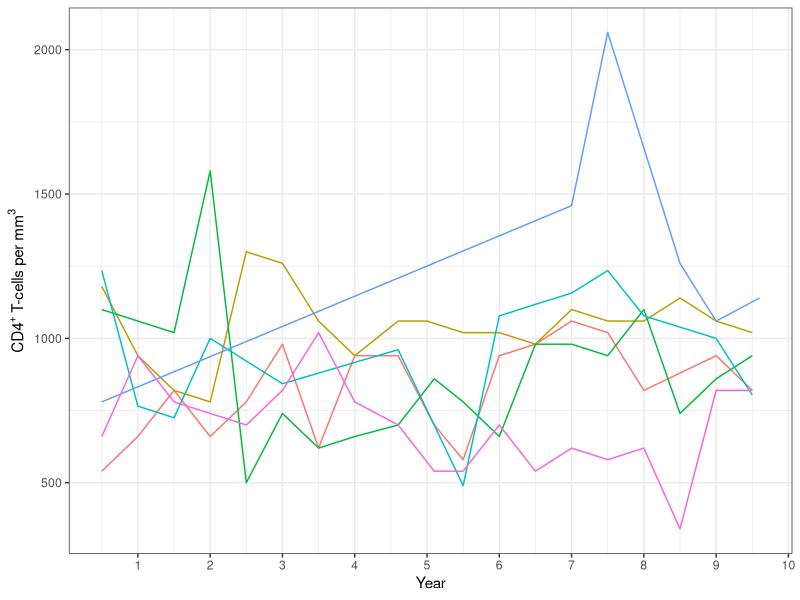
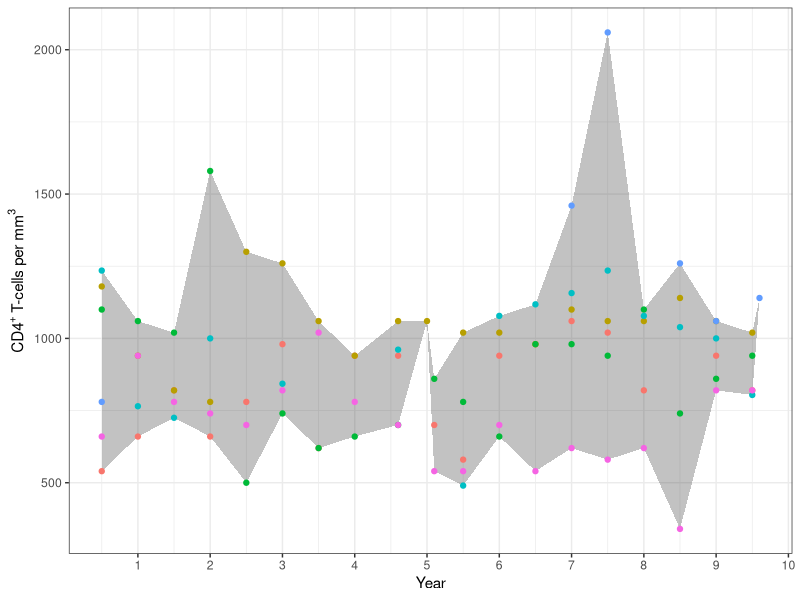
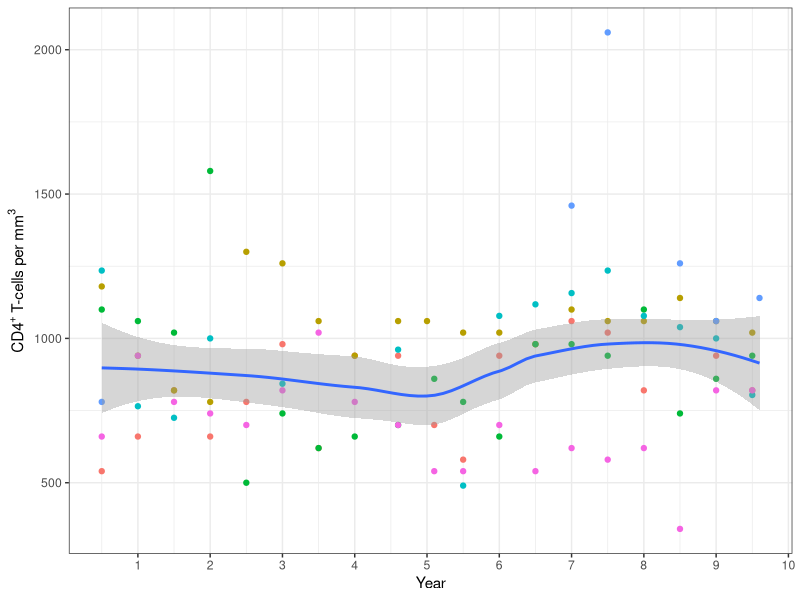
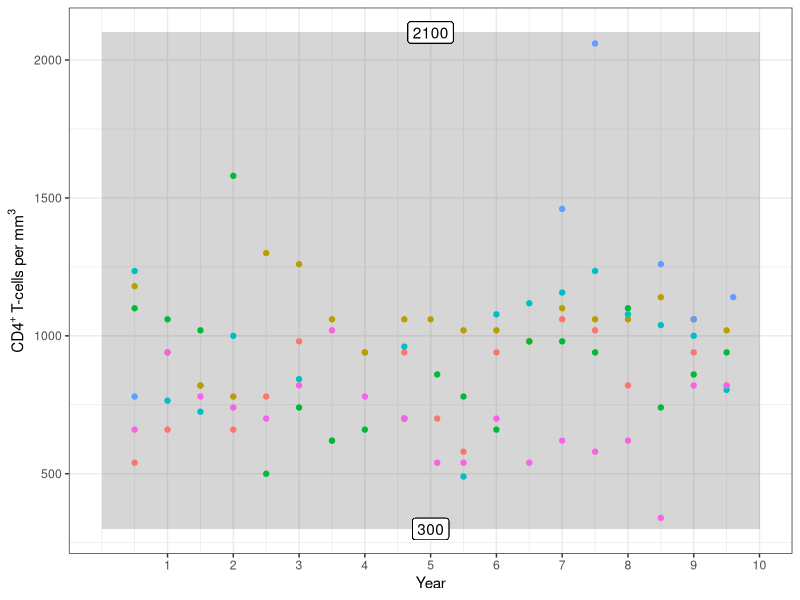
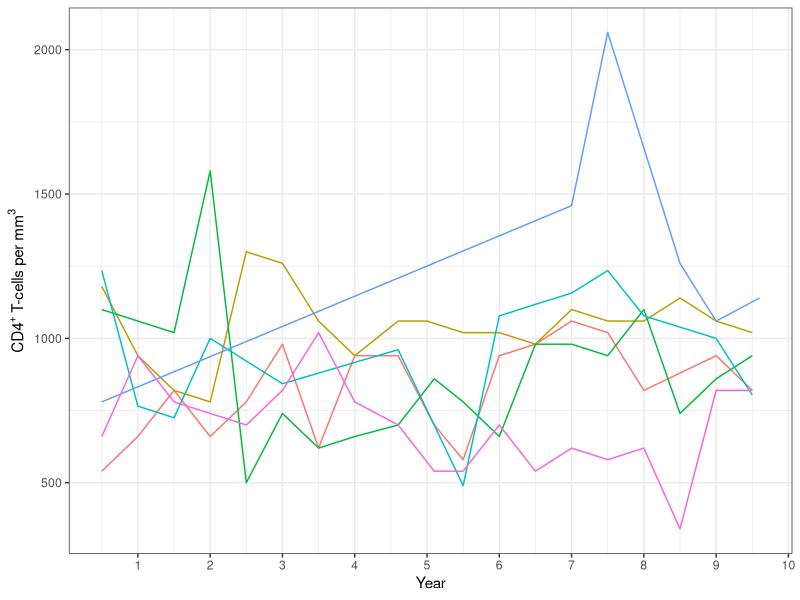
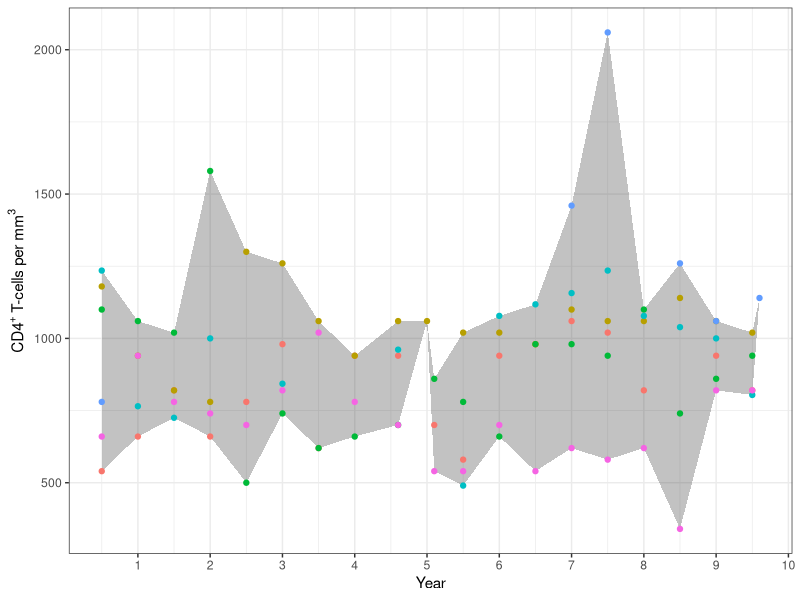
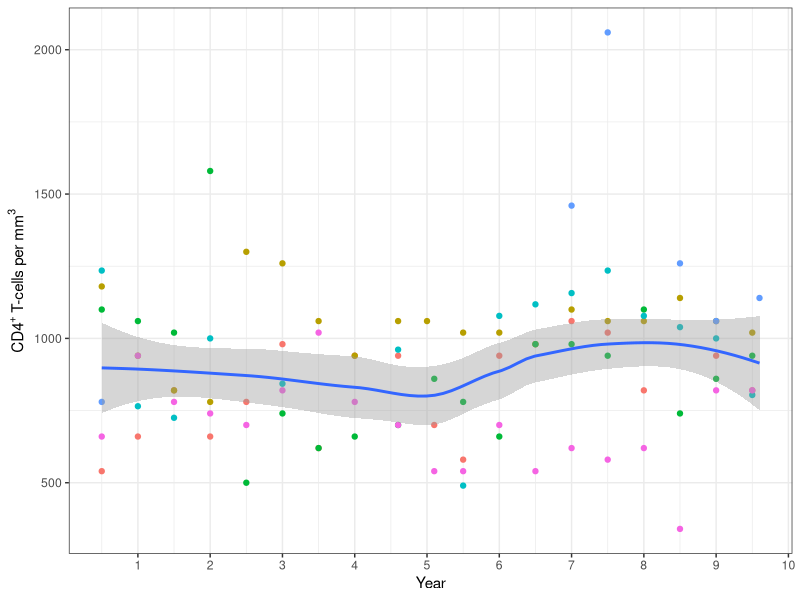
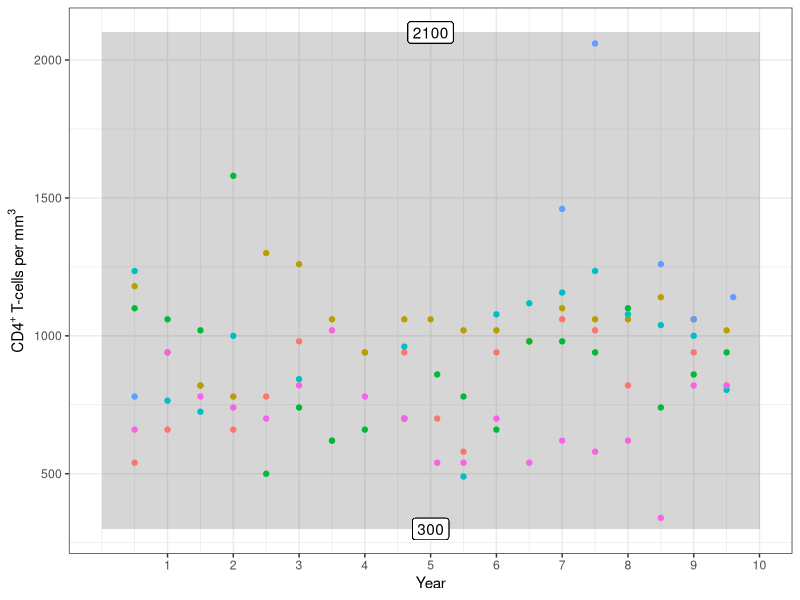

These figures' R source, in order:
## Perelson AS, Kirschner DE, De Boer R. Dynamics of HIV infection of CD4+ T
## cells. Math Biosci. 1993 Mar;114(1):81-125.
## doi: 10.1016/0025-5564(93)90043-a. PMID: 8096155.
##
## Note these notation changes compared to the paper:
## Paper | Here | Meaning
## ------+------+--------
## T*    | T_li | Latently infected CD4+ T cells.
## T**   | T_ai | Actively infected CD4+ T cells.

library(deSolve)
library(lhs)
library(plyr) # round_any
library(tidyverse)
theme_set(theme_bw())
library(abind)

initial_values <- c( # Table 1, page 88.
    T = 1e3,  # mm^{-3}, Uninfected CD4+ cells.
    T_li = 0, # mm^{-3}, Latently infected CD4+ cells.
    T_ai = 0, # mm^{-3}, Actively infected CD4+ cells.
    V = 1e-3  # mm^{-3}, HIV cells.
)
VARIES <- 774
parameters <- c( # Table 1, page 88.
    s = 10,   # day^{-1}mm^{-3}, Rate of supply of CD4+ cells from precursors.
    r = 0.03, # day^{-1}, Rate of growth for the CD4+ cells.
    T_max = 1.5e3, # mm^{-3}, Maximum CD4+ cells.
    mu_T = 0.02,   # day^{-1}, Death rate of uninfected and latently CD4+ cells.
    mu_b = 0.24,   # day^{-1}, Death rate of actively infected CD4+ cells.
    mu_V = 2.4,    # day^{-1}, Death rate of free virus.
    k_1 = 2.4e-5,  # mm^{3}day^{-1}, Rate constant for CD4+ becoming infected.
    k_2 = 3e-3,    # day^{-1}, Rate latently to actively infected conversion.
    N = VARIES     # Number of free virus produced by lysing a CD4+ cell.
)
times <- seq(0, 10, by = 0.01) * 365 # years converted to days.

## Model 1: constant 's'.
hiv_s_const <- function(t, initial_values, parameters) {
    ## Conveniently access members by name by constructing an environment from
    ## the data using with() and as.list() as shown in the deSolve package
    ## vignette of the Lorenz equation.
    with(as.list(c(initial_values, parameters)), {
        ## Rates of change (equations 5a-5d, page 87).
        dT.dt <- s - mu_T*T + r*T*(1 - (T + T_li + T_ai)/T_max) - k_1*V*T
        dT_li.dt <- k_1*V*T - mu_T*T_li - k_2*T_li
        dT_ai.dt <- k_2*T_li - mu_b*T_ai
        dV.dt <- N*mu_b*T_ai - k_1*V*T - mu_V*V
        ## Return the rates of change.
        list(c(dT.dt, dT_li.dt, dT_ai.dt, dV.dt))
    })
}

## Read in the raw experimental data.
df_exp <-
    read_csv("../data/pantaleo1995-figure1.csv", col_types = "cdd")

## Visualize the raw data.
gg_style <- function(gg) {
    gg +
        scale_x_continuous(breaks = 1:10) +
        labs(x = "Year",
             y = expression(CD4^"+" ~ "T-cells" ~ per ~ mm^3)) +
        guides(color = "none")
}

gg_style(
    df_exp %>%
    ggplot(aes(x = year, y = cd4_cells_per_mm3, group = group, color = group)) +
    geom_line()
)

scale <- 0.5
width <- 13.33 * scale
height <- 6.06 * scale
ggsave("../results/hiv-raw.pdf", width = width, height = height)

## Visualize the range.
gg_style(
    df_exp %>%
    group_by(year) %>%
    reframe(cd4 = range(cd4_cells_per_mm3)) %>%
    group_by(year) %>%
    mutate(boundary = c("lower", "upper")[row_number()]) %>%
    pivot_wider(id_cols = year, names_from = boundary, values_from = cd4) %>%
    ggplot(aes(x = year)) +
    geom_ribbon(alpha = 0.3, aes(ymin = lower, ymax = upper)) +
    geom_point(data = df_exp, aes(y = cd4_cells_per_mm3, color = group))
)

ggsave("../results/hiv-range.pdf", width = width, height = height)

## Visualize the smoothing function.
gg_style(
    df_exp %>%
    ggplot(aes(x = year, y = cd4_cells_per_mm3)) +
    geom_point(aes(color = group)) +
    geom_smooth()
)

ggsave("../results/hiv-smooth.pdf", width = width, height = height)

## Set the experimental data boundaries.
cd4 <-
    df_exp %>%
    pull(cd4_cells_per_mm3) %>%
    range()
accuracy <- 100
cd4[1] <- round_any(cd4[1], accuracy = accuracy, f = floor)
cd4[2] <- round_any(cd4[2], accuracy = accuracy, f = ceiling)
df_boundaries <-
    tibble(year = 0:10,
           lower = cd4[1],
           upper = cd4[2])
gg_style(
    df_boundaries %>%
    ggplot(aes(x = year)) +
    geom_ribbon(alpha = 0.2, aes(ymin = lower, ymax = upper)) +
    geom_point(data = df_exp, aes(y = cd4_cells_per_mm3, color = group)) +
    geom_label(aes(y = lower, label = lower, x = mean(year))) +
    geom_label(aes(y = upper, label = upper, x = mean(year)))
)

ggsave("../results/hiv-boundaries.pdf", width = width, height = height)

## Calibration adjustment function: Alternative Density Subtraction (ADS).
##
## Joslyn LR, Kirschner DE, Linderman JJ. CaliPro: A Calibration Protocol That
## Utilizes Parameter Density Estimation to Explore Parameter Space and
## Calibrate Complex Biological Models. Cell Mol Bioeng. 2020 Sep
## 15;14(1):31-47. doi: 10.1007/s12195-020-00650-z
ads <- function(df, n = 512) {
    range <- df %>% pull(value) %>% range()
    ## Fixed value / no passing values.
    if (all(range == range[1]) ||
        nrow(filter(df, pass)) == 0) {
        return(range)
    }
    bins_all <-
        df %>%
        group_by(pass) %>%
        reframe(density(value,
                        from = range[1],
                        to = range[2],
                        n = n) %>%
                    unclass() %>%
                    .[1:2] %>%
                as_tibble())
    bins_ads <-
        bins_all %>%
        mutate(pass = ifelse(pass, "dens_pass", "dens_fail")) %>%
        pivot_wider(id_cols = x, names_from = pass, values_from = y) %>%
        filter(dens_pass - dens_fail >= 0)
    if (nrow(bins_ads) == 0)
        return(range) ## No better values.
    bins_ads %>% pull(x) %>% range()
}

## Calibration loop.
n_iter <- 1
set.seed(123)
seeds <- sample(1:1000, size = n_iter)
iter <- 1
for (iter in 1:n_iter) {
    ## Generate LHS samples.
    ##
    ## First sample random uniform LHS values for each replicate.
    set.seed(seeds[iter])
    n_replicates <- 5
    n_samples_per_replicate <- 100
    lhs_cdf <- replicate(n_replicates,
                         randomLHS(n = n_samples_per_replicate,
                                   k = length(parameters)))
    colnames(lhs_cdf) <- names(parameters)
    ## Combine replicate dimensions.
    lhs_cdf <- array(aperm(lhs_cdf, c(1, 3, 2)),
                     dim = c(n_replicates * n_samples_per_replicate,
                             length(parameters)),
                     dimnames = list(NULL, names(parameters)))    
    ## Final LHS samples applying .
    lhs <- array(-1, dim = dim(lhs_cdf), dimnames = dimnames(lhs_cdf))
    lhs[, "s"] <- qgamma(lhs_cdf[, "s"], shape = 1.985656, scale = 5.681687)
    lhs[, "r"] <- qgamma(lhs_cdf[, "r"], shape = 4.530347876, scale = 0.006990707)
    lhs[, "T_max"] <- qnbinom(lhs_cdf[, "T_max"], mu = 562, size = 14.0126)
    lhs[, "mu_T"] <- qgamma(lhs_cdf[, "mu_T"], shape = 2.10552523, scale = 0.01068658)
    lhs[, "mu_b"] <- qgamma(lhs_cdf[, "mu_b"], shape = 1.9856561, scale = 0.1363606)
    lhs[, "mu_V"] <- qgamma(lhs_cdf[, "mu_V"], shape = 1.985657, scale = 1.363605)
    lhs[, "k_1"] <- qgamma(lhs_cdf[, "k_1"], shape = 1.985657, scale = 1.363605e-5)
    lhs[, "k_2"] <- qgamma(lhs_cdf[, "k_2"], shape = 1.594566171, scale = 0.002008847)
    ## Fix the bifurcation parameter for now instead of varying it.
    lhs[, "N"] <- 1400L

    ## Run the simulations with the LHS parameter samples.
    out <- list()
    i <- 1
    system.time({
        for (i in 1:nrow(lhs)) {
            out[[i]] <- ode(y = initial_values,
                            times = times,
                            func = hiv_s_const,
                            parms = lhs[i, ])
            i <- i + 1
        }
    })

    diagnostics(out[[1]])
    summary(out[[1]])

    ## Gather the output from the LHS parameter samples.
    df_sim <-
        lapply(out, as.data.frame) %>%
        bind_rows(.id = "param_set") %>%
        as_tibble() %>%
        mutate(T_sum = T + T_li + T_ai,
               time_years = time / 365,
               param_set = as.integer(param_set),
               replicate = ceiling(param_set / n_samples_per_replicate))

    ## Classify model outputs as pass or fail using the data boundaries.
    df_class <-
        df_sim %>%
        group_by(param_set) %>%
        mutate(pass = all(T_sum >= cd4[1] & T_sum <= cd4[2]))

    message(sprintf("Overall pass rate across all replicates: %.1f%%",
                    df_class %>% pull(pass) %>% mean() * 100))

    message("Pass rate per replicate:")
    print(
        df_class %>%
        group_by(replicate) %>%
        summarize(pass = mean(pass) * 100)
    )

    ## Plot the trajectories.
    gg_style(
        df_class %>%
        ggplot(aes(x = time_years, y = T_sum)) +
        geom_line(alpha = 0.1, aes(group = param_set, color = pass)) +
        geom_point(data = df_exp, aes(x = year, y = cd4_cells_per_mm3))
    )

    ggsave(sprintf("../results/hiv-calipro-traj-iter-%d.pdf", iter),
           width = width, height = height)

    ## Plot the trajectory 5%-50%-95% quantiles.
    ##
    ## See https://stackoverflow.com/a/51993331
    quantiles <- function(x, q = c(0.05, 0.95), na.rm = TRUE) {
        tibble(y = median(x),
               ymin = quantile(x, probs = q[1]),
               ymax = quantile(x, probs = q[2]))
    }
    gg_style(
        df_class %>%
        ggplot(aes(x = time_years, y = T_sum)) +
        facet_wrap(~ pass, nrow = 2) +
        geom_smooth(stat = "summary", fun.data = quantiles,
                    aes(group = pass, color = pass, fill = pass)) +
        geom_point(data = df_exp, aes(x = year, y = cd4_cells_per_mm3)) +
        guides(color = "none", fill = "none")
    )

    ggsave(sprintf("../results/hiv-calipro-quantiles-iter-%d.pdf", iter),
           width = width, height = height)

    ## Plot the parameter rug plots.
    df_lhs <-
        as_tibble(lhs, rownames = "param_set") %>%
        mutate(param_set = as.integer(param_set)) %>%
        inner_join(df_class %>% distinct(param_set, replicate, pass),
                   by = "param_set") %>%
        pivot_longer(s:N, names_to = "param", values_to = "value")

    df_lhs %>%
        mutate(param = str_replace(param, "_(.*)", "[\\1]")) %>%
        ggplot(aes(x = value, color = pass)) +
        facet_wrap(~ param, nrow = 2, scales = "free",
                   labeller = label_parsed) +
        geom_density() +
        geom_rug(sides = "b") +
        guides(color = FALSE) +
        theme(axis.text.y = element_blank(),
              axis.ticks.y = element_blank())

    ggsave(sprintf("../results/hiv-calipro-param-iter-%d.pdf", iter),
           width = width, height = height)

    ## Old ranges.
    ranges_prev <-
        df_lhs %>%
        select(param, value) %>%
        pivot_wider(names_from = param,
                    values_from = value,
                    values_fn = list) %>%
        reframe(across(everything(), ~ range(.x[[1]])))

    ## Calculate new parameter ranges.
    ranges_new <-
        df_lhs %>%
        nest(.by = param) %>%
        pivot_wider(names_from = param,
                    values_from = data) %>%
        reframe(across(everything(), ~ ads(.x[[1]])))

    ## Print ranges before and after.
    print(bind_rows(before = ranges_prev, after = ranges_new, .id = "range"))

    ## Overlay purple ranges before and after on the density plots.
    df_lhs %>%
        mutate(param = str_replace(param, "_(.*)", "[\\1]")) %>%
        ggplot(aes(x = value, color = pass)) +
        facet_wrap(~ param, nrow = 2, scales = "free",
                   labeller = label_parsed) +
        geom_density() +
        geom_rug(sides = "b") +
        geom_vline(data =
                       ranges_new %>%
                       pivot_longer(everything(),
                                    names_to = "param",
                                    values_to = "value") %>%
                       mutate(param = str_replace(param, "_(.*)", "[\\1]")),
                   color = "purple",
                   aes(xintercept = value)) +
        guides(color = FALSE) +
        theme(axis.text.y = element_blank(),
              axis.ticks.y = element_blank())

    ggsave(sprintf("../results/hiv-calipro-param-ads-iter-%d.pdf", iter),
           width = width, height = height)

    ## TODO: Fit priors to new parameter ranges.
}
